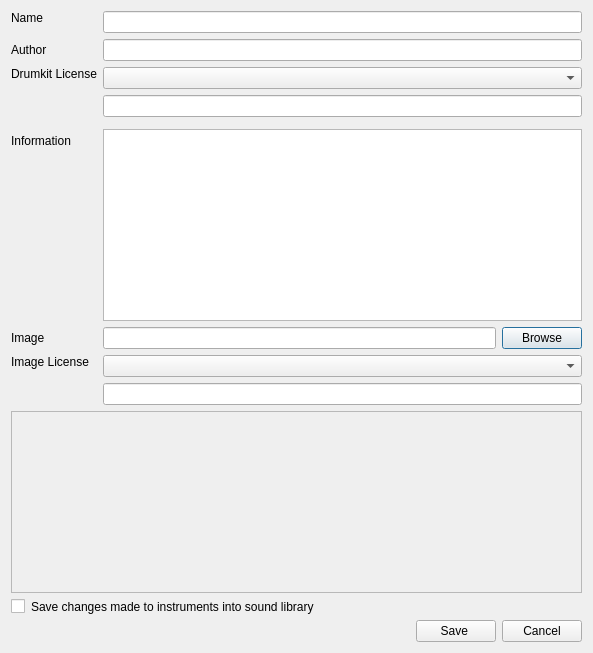
<?xml version="1.0" encoding="UTF-8"?>
<ui version="4.0">
 <class>SoundLibraryPropertiesDialog_UI</class>
 <widget class="QDialog" name="SoundLibraryPropertiesDialog_UI">
  <property name="geometry">
   <rect>
    <x>0</x>
    <y>0</y>
    <width>593</width>
    <height>653</height>
   </rect>
  </property>
  <property name="sizePolicy">
   <sizepolicy hsizetype="Expanding" vsizetype="Minimum">
    <horstretch>0</horstretch>
    <verstretch>0</verstretch>
   </sizepolicy>
  </property>
  <property name="sizeGripEnabled">
   <bool>false</bool>
  </property>
  <layout class="QFormLayout" name="formLayout">
   <property name="sizeConstraint">
    <enum>QLayout::SetDefaultConstraint</enum>
   </property>
   <property name="fieldGrowthPolicy">
    <enum>QFormLayout::ExpandingFieldsGrow</enum>
   </property>
   <item row="0" column="0">
    <widget class="QLabel" name="label">
     <property name="sizePolicy">
      <sizepolicy hsizetype="Expanding" vsizetype="Fixed">
       <horstretch>0</horstretch>
       <verstretch>0</verstretch>
      </sizepolicy>
     </property>
     <property name="text">
      <string>Name</string>
     </property>
    </widget>
   </item>
   <item row="0" column="1">
    <widget class="QLineEdit" name="nameTxt">
     <property name="sizePolicy">
      <sizepolicy hsizetype="Expanding" vsizetype="Fixed">
       <horstretch>0</horstretch>
       <verstretch>0</verstretch>
      </sizepolicy>
     </property>
     <property name="minimumSize">
      <size>
       <width>462</width>
       <height>21</height>
      </size>
     </property>
    </widget>
   </item>
   <item row="1" column="0">
    <widget class="QLabel" name="label_2">
     <property name="sizePolicy">
      <sizepolicy hsizetype="Expanding" vsizetype="Preferred">
       <horstretch>0</horstretch>
       <verstretch>0</verstretch>
      </sizepolicy>
     </property>
     <property name="text">
      <string>Author</string>
     </property>
    </widget>
   </item>
   <item row="1" column="1">
    <widget class="QLineEdit" name="authorTxt">
     <property name="sizePolicy">
      <sizepolicy hsizetype="Expanding" vsizetype="Fixed">
       <horstretch>0</horstretch>
       <verstretch>0</verstretch>
      </sizepolicy>
     </property>
     <property name="minimumSize">
      <size>
       <width>462</width>
       <height>21</height>
      </size>
     </property>
    </widget>
   </item>
   <item row="2" column="0">
    <widget class="QLabel" name="label_4">
     <property name="text">
      <string>Drumkit License</string>
     </property>
     <property name="alignment">
      <set>Qt::AlignLeading|Qt::AlignLeft|Qt::AlignTop</set>
     </property>
     <property name="wordWrap">
      <bool>true</bool>
     </property>
    </widget>
   </item>
   <item row="6" column="0">
    <widget class="QLabel" name="label_3">
     <property name="text">
      <string>Information</string>
     </property>
     <property name="alignment">
      <set>Qt::AlignLeading|Qt::AlignLeft|Qt::AlignVCenter</set>
     </property>
     <property name="wordWrap">
      <bool>true</bool>
     </property>
    </widget>
   </item>
   <item row="6" column="1">
    <widget class="QTextEdit" name="infoTxt">
     <property name="acceptRichText">
      <bool>false</bool>
     </property>
    </widget>
   </item>
   <item row="7" column="0">
    <widget class="QLabel" name="label_5">
     <property name="sizePolicy">
      <sizepolicy hsizetype="Preferred" vsizetype="Minimum">
       <horstretch>0</horstretch>
       <verstretch>0</verstretch>
      </sizepolicy>
     </property>
     <property name="text">
      <string>Image</string>
     </property>
    </widget>
   </item>
   <item row="7" column="1">
    <layout class="QHBoxLayout" name="horizontalLayout">
     <item>
      <widget class="QLineEdit" name="imageText">
       <property name="sizePolicy">
        <sizepolicy hsizetype="Expanding" vsizetype="Fixed">
         <horstretch>0</horstretch>
         <verstretch>0</verstretch>
        </sizepolicy>
       </property>
       <property name="minimumSize">
        <size>
         <width>370</width>
         <height>21</height>
        </size>
       </property>
       <property name="text">
        <string/>
       </property>
      </widget>
     </item>
     <item>
      <widget class="QPushButton" name="imageBrowsePushButton">
       <property name="sizePolicy">
        <sizepolicy hsizetype="Fixed" vsizetype="Fixed">
         <horstretch>0</horstretch>
         <verstretch>0</verstretch>
        </sizepolicy>
       </property>
       <property name="text">
        <string>Browse</string>
       </property>
      </widget>
     </item>
    </layout>
   </item>
   <item row="10" column="0">
    <widget class="QLabel" name="label_6">
     <property name="sizePolicy">
      <sizepolicy hsizetype="Expanding" vsizetype="Fixed">
       <horstretch>0</horstretch>
       <verstretch>0</verstretch>
      </sizepolicy>
     </property>
     <property name="text">
      <string>Image License</string>
     </property>
     <property name="wordWrap">
      <bool>true</bool>
     </property>
    </widget>
   </item>
   <item row="13" column="0" colspan="2">
    <widget class="QLabel" name="drumkitImageLabel">
     <property name="sizePolicy">
      <sizepolicy hsizetype="Expanding" vsizetype="Expanding">
       <horstretch>0</horstretch>
       <verstretch>1</verstretch>
      </sizepolicy>
     </property>
     <property name="minimumSize">
      <size>
       <width>0</width>
       <height>175</height>
      </size>
     </property>
     <property name="palette">
      <palette>
       <active>
        <colorrole role="WindowText">
         <brush brushstyle="SolidPattern">
          <color alpha="0">
           <red>34</red>
           <green>31</green>
           <blue>30</blue>
          </color>
         </brush>
        </colorrole>
       </active>
       <inactive>
        <colorrole role="WindowText">
         <brush brushstyle="SolidPattern">
          <color alpha="0">
           <red>34</red>
           <green>31</green>
           <blue>30</blue>
          </color>
         </brush>
        </colorrole>
       </inactive>
       <disabled>
        <colorrole role="WindowText">
         <brush brushstyle="SolidPattern">
          <color alpha="255">
           <red>144</red>
           <green>141</green>
           <blue>139</blue>
          </color>
         </brush>
        </colorrole>
       </disabled>
      </palette>
     </property>
     <property name="autoFillBackground">
      <bool>true</bool>
     </property>
     <property name="frameShape">
      <enum>QFrame::StyledPanel</enum>
     </property>
     <property name="text">
      <string/>
     </property>
     <property name="scaledContents">
      <bool>false</bool>
     </property>
     <property name="alignment">
      <set>Qt::AlignCenter</set>
     </property>
    </widget>
   </item>
   <item row="15" column="0" colspan="2">
    <layout class="QHBoxLayout" name="horizontalLayout_2" stretch="0,1">
     <item>
      <widget class="QCheckBox" name="saveChanges_checkBox">
       <property name="sizePolicy">
        <sizepolicy hsizetype="Minimum" vsizetype="Minimum">
         <horstretch>0</horstretch>
         <verstretch>0</verstretch>
        </sizepolicy>
       </property>
       <property name="text">
        <string/>
       </property>
      </widget>
     </item>
     <item>
      <widget class="QLabel" name="label_7">
       <property name="sizePolicy">
        <sizepolicy hsizetype="Preferred" vsizetype="Minimum">
         <horstretch>0</horstretch>
         <verstretch>0</verstretch>
        </sizepolicy>
       </property>
       <property name="text">
        <string>Save changes made to instruments into sound library</string>
       </property>
       <property name="wordWrap">
        <bool>true</bool>
       </property>
      </widget>
     </item>
    </layout>
   </item>
   <item row="16" column="0" colspan="2">
    <layout class="QHBoxLayout">
     <item>
      <spacer name="horizontalSpacer">
       <property name="orientation">
        <enum>Qt::Horizontal</enum>
       </property>
       <property name="sizeHint" stdset="0">
        <size>
         <width>40</width>
         <height>20</height>
        </size>
       </property>
      </spacer>
     </item>
     <item>
      <widget class="QPushButton" name="saveBtn">
       <property name="text">
        <string>Save </string>
       </property>
      </widget>
     </item>
     <item>
      <widget class="QPushButton" name="m_cancelBtn">
       <property name="text">
        <string>Cancel</string>
       </property>
      </widget>
     </item>
    </layout>
   </item>
   <item row="4" column="1">
    <layout class="QHBoxLayout" name="horizontalLayout_4"/>
   </item>
   <item row="3" column="1">
    <widget class="QLineEdit" name="licenseTxt">
     <property name="sizePolicy">
      <sizepolicy hsizetype="Expanding" vsizetype="Fixed">
       <horstretch>0</horstretch>
       <verstretch>0</verstretch>
      </sizepolicy>
     </property>
     <property name="minimumSize">
      <size>
       <width>462</width>
       <height>21</height>
      </size>
     </property>
     <property name="text">
      <string/>
     </property>
    </widget>
   </item>
   <item row="2" column="1">
    <widget class="QComboBox" name="licenseComboBox">
     <property name="sizePolicy">
      <sizepolicy hsizetype="Expanding" vsizetype="Fixed">
       <horstretch>0</horstretch>
       <verstretch>0</verstretch>
      </sizepolicy>
     </property>
    </widget>
   </item>
   <item row="10" column="1">
    <widget class="QComboBox" name="imageLicenseComboBox">
     <property name="sizePolicy">
      <sizepolicy hsizetype="Expanding" vsizetype="Fixed">
       <horstretch>0</horstretch>
       <verstretch>0</verstretch>
      </sizepolicy>
     </property>
    </widget>
   </item>
   <item row="11" column="1">
    <widget class="QLineEdit" name="imageLicenseText">
     <property name="sizePolicy">
      <sizepolicy hsizetype="Expanding" vsizetype="Fixed">
       <horstretch>0</horstretch>
       <verstretch>0</verstretch>
      </sizepolicy>
     </property>
     <property name="minimumSize">
      <size>
       <width>462</width>
       <height>21</height>
      </size>
     </property>
    </widget>
   </item>
  </layout>
 </widget>
 <tabstops>
  <tabstop>nameTxt</tabstop>
  <tabstop>authorTxt</tabstop>
  <tabstop>infoTxt</tabstop>
  <tabstop>saveBtn</tabstop>
  <tabstop>m_cancelBtn</tabstop>
 </tabstops>
 <resources/>
 <connections>
  <connection>
   <sender>m_cancelBtn</sender>
   <signal>clicked()</signal>
   <receiver>SoundLibraryPropertiesDialog_UI</receiver>
   <slot>reject()</slot>
   <hints>
    <hint type="sourcelabel">
     <x>121</x>
     <y>220</y>
    </hint>
    <hint type="destinationlabel">
     <x>51</x>
     <y>196</y>
    </hint>
   </hints>
  </connection>
 </connections>
</ui>
